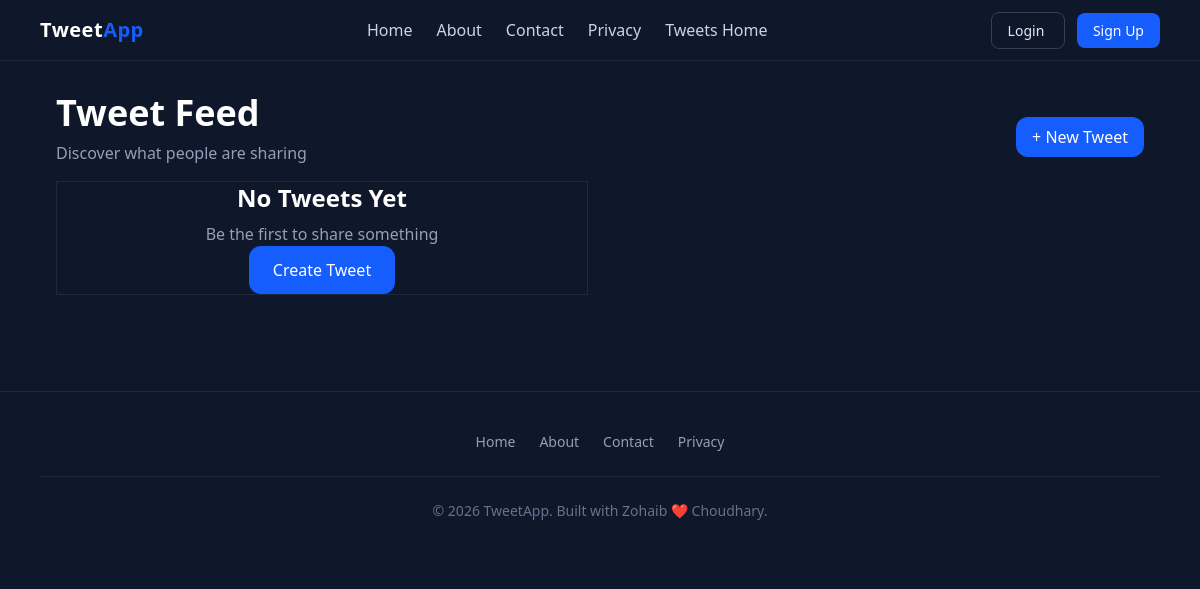
The app's page /tweets/, older data.
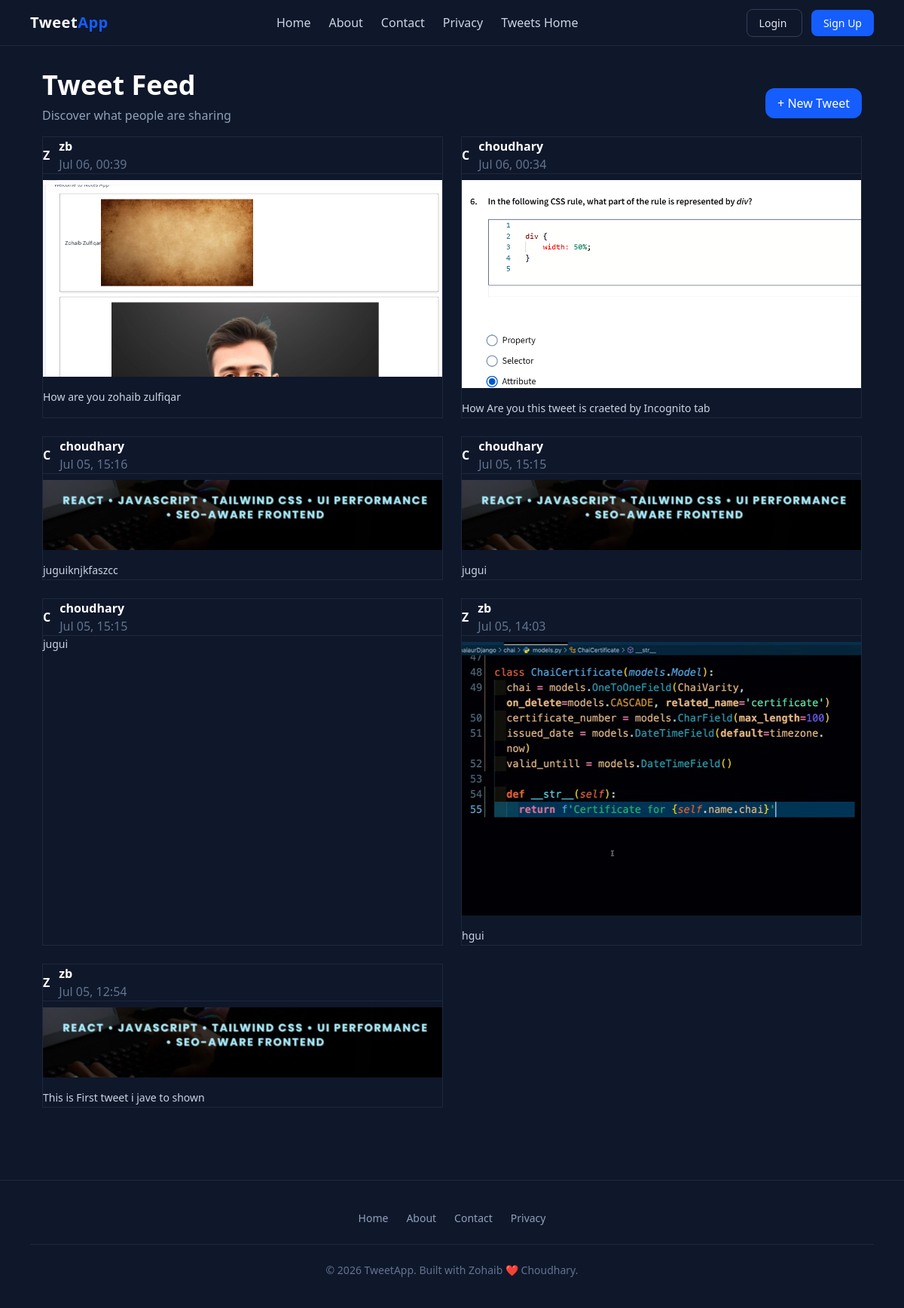
The same page, newer data.
### tweets/models.py (models this page shows, shortened)
class Tweets(models.Model):
    user = models.ForeignKey(User, on_delete=models.CASCADE)
    text = models.TextField(default="")
    photo = models.ImageField(upload_to='photos/', blank=True, null=True)
    created_at = models.DateTimeField(auto_now_add=True)
    updated_at = models.DateTimeField(auto_now=True)

### tweets/views.py (the view)
# urls.py: path('',views.tweet_read,name="tweet_list"),
def tweet_read(request):
    tweets=Tweets.objects.all().order_by('-created_at')
    return render(request,'tweet_list.html',{'tweets': tweets})

### tweets/templates/tweet_list.html (shortened to what this page needs)
{% extends "layout.html" %}
{% block content %}
<div class="max-w-6xl mx-auto mb-10 px-4">
  <div class="flex items-center justify-between">
    <div>
      <h1 class="text-4xl font-bold text-white tracking-tight">
        Tweet <span class="text-blue-500">Feed</span>
      </h1>
      <p class="text-slate-400 mt-2 mb-4">Discover what people are sharing</p>
    </div>
    <a
      href="{% url 'tweet_create' %}"
      class="px-4 py-2 bg-blue-600 hover:bg-blue-500 text-white rounded-xl shadow-md transition"
    >
      + New Tweet
    </a>
  </div>
</div>
<div class="max-w-6xl mx-auto px-4">
  <div class="grid grid-cols-1 md:grid-cols-2 lg:grid-cols-3 gap-6 items-start">
    {% for tweet in tweets %}
    <div
      class="w-full bg-slate-900 border border-slate-800 rounded-2xl overflow-hidden shadow-lg hover:shadow-blue-900/30 transition duration-300"
    >
      <div class="flex items-center gap-3 p-4 border-b border-slate-800">
        <div
          class="w-10 h-10 rounded-full bg-gradient-to-br from-blue-500 to-indigo-600 flex items-center justify-center text-white font-bold"
        >
          {{ tweet.user.username|first|upper }}
        </div>
        <div class="flex-1">
          <h2 class="text-white font-semibold leading-tight">
            {{ tweet.user.username }}
          </h2>
          <p class="text-slate-500 text-xs">
            {{ tweet.created_at|date:"M d, H:i" }}
          </p>
        </div>
      </div>
      {% if tweet.photo %}
      <div class="h-[200px] bg-slate-950 overflow-hidden mt-2 mb-4">
        <img
          src="{{ tweet.photo.url }}"
          class="w-full h-full object-cover hover:scale-105 transition duration-500"
          alt="tweet image"
        />
      </div>
      {% endif %}
      <div class="p-4">
        <p class="text-slate-300 text-sm leading-relaxed">{{ tweet.text }}</p>
      </div>
    </div>
    {% empty %}
    <div
      class="w-full text-center bg-slate-900 border border-slate-800 p-10 rounded-2xl"
    >
      <h2 class="text-white text-2xl font-bold">No Tweets Yet</h2>
      <p class="text-slate-400 mt-2">Be the first to share something</p>
      <a
        href="{% url 'tweet_create' %}"
        class="inline-block mt-5 px-6 py-3 bg-blue-600 hover:bg-blue-500 rounded-xl text-white"
      >
        Create Tweet
      </a>
    </div>
    {% endfor %}
  </div>
</div>
{% endblock %}

### templates/layout.html (shortened to what this page needs)
{% load static tailwind_tags %}
{% load django_browser_reload %}
<!DOCTYPE html>
<html lang="en" class="scroll-smooth">
<head>
    {% tailwind_css %}
</head>
<body class="text-slate-100 font-sans">
<nav class="bg-slate-900 border-b border-slate-800">
    <div class="max-w-6xl mx-auto px-4 py-4 flex items-center justify-between">
        <a href="#" class="text-xl font-bold text-white tracking-wide">
            Tweet<span class="text-blue-600">App</span>
        </a>
        <div class="hidden md:flex space-x-6 text-slate-300">
            <a href="{% url 'home_view' %}" class="hover:text-white transition">Home</a>
            <a href="{% url 'about_view' %}" class="hover:text-white transition">About</a>
            <a href="{% url 'contact_view' %}" class="hover:text-white transition">Contact</a>
            <a href="{% url 'privacy_view' %}" class="hover:text-white transition">Privacy</a>
            <a href="{% url 'tweet_list' %}" class="hover:text-white transition">Tweets Home</a>
        </div>
         <div class="space-x-3">
            {% if user.is_authenticated %}
            <form method='post' action="{% url 'logout' %}">
                {% csrf_token %}
                <button type="submit" class="px-4 py-2 text-sm rounded-lg bg-blue-600 hover:bg-blue-700 text-white transition">
                    logout
                </button>
            </form>
            {% else %}
            <a href="{% url 'login' %}" class="px-4 py-2 text-sm rounded-lg border border-slate-700 text-slate-200 hover:bg-slate-800 transition">
                Login
            </a>
            <a href="{% url 'register' %}" class="px-4 py-2 text-sm rounded-lg bg-blue-600 hover:bg-blue-700 text-white transition">
                Sign Up
            </a>
            {% endif %}
        </div>
    </div>
</nav>
<main class="max-w-6xl mx-auto px-4 py-8">
    {% block content %}{% endblock %}
</main>
<footer class="border-t border-slate-800 mt-16 bg-slate-900">
    <div class="max-w-6xl mx-auto px-4 py-10">
        <div class="flex flex-wrap justify-center gap-6 text-slate-400 text-sm mb-6">
            <a href="{% url 'home_view' %}" class="hover:text-white transition">Home</a>
            <a href="{% url 'about_view' %}" class="hover:text-white transition">About</a>
            <a href="{% url 'contact_view' %}" class="hover:text-white transition">Contact</a>
            <a href="{% url 'privacy_view' %}" class="hover:text-white transition">Privacy</a>
        </div>
        <div class="border-t border-slate-800 my-6"></div>
        <div class="text-center text-slate-500 text-sm">
            © 2026 TweetApp. Built with Zohaib ❤️ Choudhary.
        </div>
    </div>
</footer>
</body>
</html>

### templates/layout.html (style rules this page uses)
body { background-color: #0F172A; }

Row changes from the older to the newer data that the page shows:
added Tweets: user.username|first "Z", user.username "zb", created_at "Jul 06, 00:39", photo (picture), text "How are you zohaib zulfiqar"
added Tweets: user.username|first "C", user.username "choudhary", created_at "Jul 06, 00:34", photo (picture), text "How Are you this tweet is craeted by Incognito tab"
added Tweets: user.username|first "C", user.username "choudhary", created_at "Jul 05, 15:16", photo (picture), text "juguiknjkfaszcc"
added Tweets: user.username|first "C", user.username "choudhary", created_at "Jul 05, 15:15", photo (picture), text "jugui"
added Tweets: user.username|first "C", user.username "choudhary", created_at "Jul 05, 15:15", text "jugui"
added Tweets: user.username|first "Z", user.username "zb", created_at "Jul 05, 14:03", photo (picture), text "hgui"
added Tweets: user.username|first "Z", user.username "zb", created_at "Jul 05, 12:54", photo (picture), text "This is First tweet i jave to shown"
Text that changed along with them:
text no longer shown: "No Tweets Yet Be the first to share something Create Tweet"
